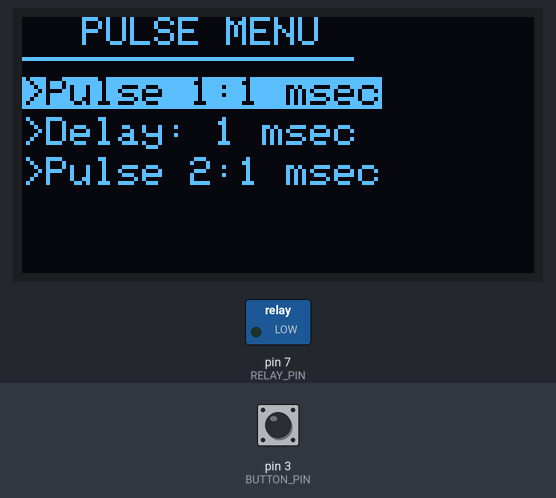
Recording of a sketch running on a simulated Arduino Uno, built with avr-gcc and run on an emulated ATmega328P. On the bench: 128×64 one-colour display, switched loads named in the sketch (green lamp = pin HIGH). Inputs (shaded band) come from the test bench; at power-on: pin 3 (BUTTON_PIN) HIGH.

Above: at 1.2 s.
1.3 s: pin 3 (BUTTON_PIN) pulled LOW for 0.15 s
3.0 s: pin 3 (BUTTON_PIN) pulled LOW for 3.2 s
Timing chart, 0 to 6.0 s (numbered marks = the images above; inputs shaded):
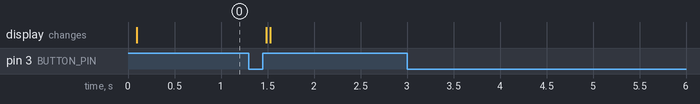

The sketch:

DoublePulseTimer03.ino
```cpp
/*
  Pin connections
  Arduino   device
  Ground    LCD ground
  +5VDC     Vcc
  +3.3V  OLED Monitor (VCC)
  A0    input for data read (5 VDC limit)
  A1    input voltage to adjust PWM (optional used here for demo purposes)
  A2
  A3
  A4    SDA (if no SDA pin)
  A5    SCL (if not SCL pin)
  0     Left Push Button (RX0)
  1     MiddlePush Button (TX1)
  2
  3     Momentary Switch Push button. Trigers Relay (Other end goes to ground)
  4
  5
  6
  7     Pin to 5v Relay
  8
  9
  10
  11
  12
  13
  SDA   SDA
  SLC   SLC
*/
#include <Adafruit_SSD1306.h>
#include <Pushbutton.h>

#define OLED_RESET    4

#define LEFT_PIN      0
#define MULTI_FNC_PIN    1
#define RIGHT_PIN     2
#define BUTTON_PIN    3
#define RELAY_PIN     7  // The pin to which the Relay Control signal is sent

Adafruit_SSD1306 display(OLED_RESET);

unsigned int interval = 0;
unsigned int tmrInterval = 0;

/*
unsigned int pulse01Interval = 1;
unsigned int pulse02Interval = 1;
unsigned int interPulseDelay = 1;
*/

unsigned int tmrPulse01Interval = 1;
unsigned int tmrPulse02Interval = 1;
unsigned int tmrDelayInterval = 1;

String  durationTitle;

int mxTimeUnits = 1000;
int intvlIncrArr[] = {10,1,1,1}; //[usec, msec, sec, min]
int tmIntvlIncr = 1;
const int BAUD_RATE = 9600;

int ledPin = 13;
volatile int buttonFlag;

int menuitem = 1;
int page = 1;
int TuPgMenuItm = 1;
String  TmUnitChosen = "msec";
String menuItemDesc[] = {"Not Used", "Pulse 1:", "Delay: ", "Pulse 2:"};

volatile boolean up = false;
volatile boolean down = false;
volatile boolean middle = false;

int downButtonState = 0;
int upButtonState = 0;
int selectButtonState = 0;
int lastDownButtonState = 0;
int lastSelectButtonState = 0;
int lastUpButtonState = 0;

//We need to track how long the momentary pushbutton is held in order to execute different commands
//This value will be recorded in seconds
float pressLength_milliSeconds = 0;

// Define the *minimum* length of time, in milli-seconds, that the button must be pressed for a particular option to occur
int optionOne_milliSeconds = 100;
int optionTwo_milliSeconds = 1000;

Pushbutton button(BUTTON_PIN);

void setup() {
  //pinMode(BUTTON_PIN, INPUT_PULLUP); //D3
  attachInterrupt(digitalPinToInterrupt(BUTTON_PIN), ISR_button, FALLING);

  pinMode(MULTI_FNC_PIN, INPUT_PULLUP); //D1
  pinMode(LEFT_PIN, INPUT_PULLUP);  //D0
  pinMode(RELAY_PIN, OUTPUT);

  Serial.begin(BAUD_RATE);
  display.begin(SSD1306_SWITCHCAPVCC, 0x3C);
  display.clearDisplay();
  display.display();
}

void loop() {

  if (buttonFlag && button.getSingleDebouncedRelease())
  {
    detachInterrupt(digitalPinToInterrupt(BUTTON_PIN));
    display.clearDisplay();
    display.setTextColor(WHITE, BLACK);
    display.setCursor(35, 0);
    display.print("Pulse Active!!!");
    display.display();

    // Fire Pulse 01
    digitalWrite(RELAY_PIN, HIGH);
    digitalWrite(ledPin, HIGH);
    delay(tmrPulse01Interval);
    digitalWrite(RELAY_PIN, LOW);
    digitalWrite(ledPin, LOW);

    // Delay Second Pulse for intended Duration
    delay(tmrDelayInterval);

    // Fire Pulse 02
    digitalWrite(RELAY_PIN, HIGH);
    digitalWrite(ledPin, HIGH);
    delay(tmrPulse02Interval);
    digitalWrite(RELAY_PIN, LOW);
    digitalWrite(ledPin, LOW);

    buttonFlag = 0;
    digitalWrite(BUTTON_PIN, HIGH);
    attachInterrupt(digitalPinToInterrupt(BUTTON_PIN), ISR_button, FALLING);
  }

  drawMenu();

  // set middle & down vars dependent upon time D1 pressed
  set_middle_dwn_vars();

  //downButtonState = digitalRead(2);
  //selectButtonState = digitalRead(1);
  upButtonState =   digitalRead(0);

  //checkIfDownButtonIsPressed();
  checkIfUpButtonIsPressed();
  //checkIfSelectButtonIsPressed();

  if (up && page == 1 ) {
    up = false;
    menuitem--;
    if (menuitem == 0)
    {
      menuitem = 3;
    }
  } else if (up && page == 3 && interval > 0 ) {
    up = false;
    interval -= tmIntvlIncr;
    interval %= mxTimeUnits;
    interval = abs (interval);
  }


  if (down && page == 1) {
    down = false;
    menuitem++;
    if (menuitem == 4)
    {
      menuitem = 1;
    }
  } else if (down && page == 2) {
    down = false;
    TuPgMenuItm++;
    if (TuPgMenuItm == 5)
    {
      TuPgMenuItm = 1;
    }

  } else if (down && page == 3 && interval == 0) {
    down = false;
    interval += tmIntvlIncr;
  } else if (down && page == 3 ) {
    down = false;
    interval += tmIntvlIncr;
    interval %= mxTimeUnits;
  }

  if (middle) {
    middle = false;

    if (page == 1) {
      durationTitle = menuItemDesc[menuitem];
     switch (menuitem) {
      case 1:
        interval = tmrPulse01Interval;
        break;
      case 2:
        interval = tmrDelayInterval;
        break;
      case 3:
        interval = tmrPulse02Interval;
        break;
      default:
        interval = 0;
     }
      page = 3;
    } else if (page == 3) {
      if (menuitem == 1 ){
        tmrPulse01Interval = interval;
      }  else if (menuitem == 2 ) {
        tmrDelayInterval = interval;
      } else if (menuitem == 3 ){
        tmrPulse02Interval = interval;
      }
      page = 1;
    }
  }

}

void checkIfDownButtonIsPressed()
{
  if (downButtonState != lastDownButtonState)
  {
    if (downButtonState == 0)
    {
      down = true;
    }
    delay(50);
  }
  lastDownButtonState = downButtonState;
}

void checkIfUpButtonIsPressed()
{
  if (upButtonState != lastUpButtonState)
  {
    if (upButtonState == 0) {
      up = true;
    }
    delay(50);
  }
  lastUpButtonState = upButtonState;
}

void checkIfSelectButtonIsPressed()
{
  if (selectButtonState != lastSelectButtonState)
  {
    if (selectButtonState == 0) {
      middle = true;
    }
    delay(50);
  }
  lastSelectButtonState = selectButtonState;
}


void drawMenu()
{

  if (page == 1)
  {
    display.setTextSize(1);
    display.clearDisplay();
    display.setTextColor(WHITE, BLACK);
    display.setCursor(15, 0);
    display.print("PULSE MENU");
    display.drawFastHLine(0, 10, 83, WHITE);
    display.setCursor(0, 15);

    if (menuitem == 1)
    {
      display.setTextColor(BLACK, WHITE);
    }
    else
    {
      display.setTextColor(WHITE, BLACK);
    }
    String intStr;
    intStr += tmrPulse01Interval;
    display.print(">"+ menuItemDesc[1] + intStr + " " + TmUnitChosen);

    display.setCursor(0, 25);

    if (menuitem == 2)
    {
      display.setTextColor(BLACK, WHITE);
    }
    else
    {
      display.setTextColor(WHITE, BLACK);
    }
    String intStr2;
    intStr2 += tmrDelayInterval;
    display.print(">"+ menuItemDesc[2] + intStr2 + " " + TmUnitChosen);

    display.setCursor(0, 35);

    if (menuitem == 3)
    {
      display.setTextColor(BLACK, WHITE);
    }
    else
    {
      display.setTextColor(WHITE, BLACK);
    }
    String intStr3;
    intStr3 += tmrPulse02Interval;
    display.print(">"+ menuItemDesc[3] + intStr3 + " " + TmUnitChosen);
    display.display();
  }
  else if (page == 3)
  {

    display.setTextSize(1);
    display.clearDisplay();
    display.setTextColor(WHITE, BLACK);
    display.setCursor(15, 0);
    display.print(durationTitle);
    display.drawFastHLine(0, 10, 83, WHITE);
    display.setCursor(5, 15);
    display.print("Value in: " +  TmUnitChosen);
    display.setTextSize(2);
    display.setCursor(5, 25);
    display.print(interval);

    display.setTextSize(2);
    display.display();
  }
}

void resetDefaults()
{
  interval = 0;
  tmrInterval = 0;
  mxTimeUnits = 0;
  tmIntvlIncr = 1;
  TmUnitChosen = "msec";
}

void ISR_button()
{
    // Just a handler for the pin interrupt.
    buttonFlag = 1;
}

void set_middle_dwn_vars()
{

  //Record *roughly* the tenths of seconds the button in being held down
  while (digitalRead(MULTI_FNC_PIN) == LOW ){

    delay(100);  //if you want more resolution, lower this number
    pressLength_milliSeconds = pressLength_milliSeconds + 100;

  }//close while


  //Different if-else conditions are triggered based on the length of the button press
  //Start with the longest time option first

  //Option 2 - Execute the second option if the button is held for the correct amount of time
  if (pressLength_milliSeconds >= optionTwo_milliSeconds){

    middle = true;

  }

  //option 1 - Execute the first option if the button is held for the correct amount of time
  else if(pressLength_milliSeconds >= optionOne_milliSeconds){

    down = true;

  }//close if options


  //every time through the loop, we need to reset the pressLength_Seconds counter
  pressLength_milliSeconds = 0;
}
```
